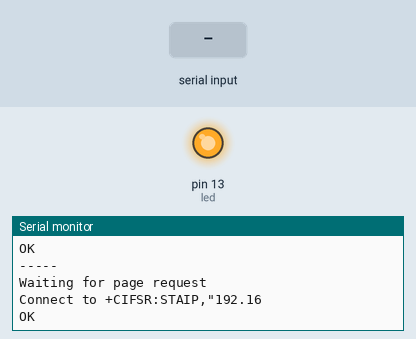
Recording of a sketch running on a simulated Arduino Uno, built with avr-gcc and run on an emulated ATmega328P. On the bench: output pins drawn as LEDs (lit = HIGH), the last lines printed to the serial monitor. Inputs (shaded band) come from the test bench. The modem accepts every AT command (registered, SIM ready, sends succeed) and sends nothing else.

Above: at 14.8 s.
14.9 s: "I\n" received over the second serial link
At 17.7 s:
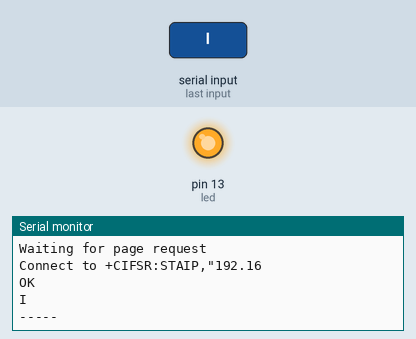
17.9 s: "P\n" received over the second serial link
At 20.7 s:
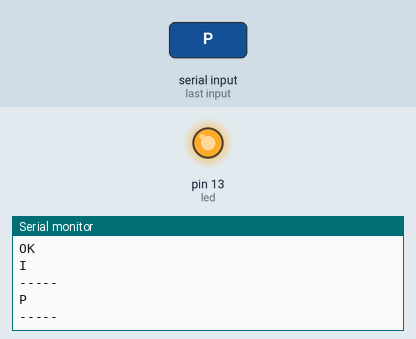
20.9 s: "D\n" received over the second serial link
At 23.5 s:
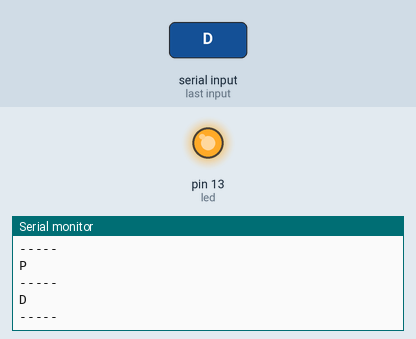

The sketch:

WifiWeatherStation.ino
```cpp
//
// FILE: WifiWeatherStation.ino
// AUTHOR: Kevin Silha
// VERSION: 0.1.00
// PURPOSE: DHT22 Weather Station communicating over ESP8266 webserver
// URL:
// HISTORY:
// 0.1.00 initial version
//
// Released to the public domain
//

#include <dht.h>
#include <AltSoftSerial.h>

dht DHT;
AltSoftSerial espSerial;

#define DHT22_PIN 5

const bool printReply = true;
const char line[] = "-----\n\r";
char html[50];
char command[20];
char TempString[5];
char reply[500];
char ipAddress [20];
int led = 13;

void setup() {
      Serial.begin(9600);
      Serial.println("Start\r\n\r\n");

      espSerial.begin(9600); // your ESP8266 module's baud rate might be different

      // reset the ESP8266
      Serial.println("reset the module");
      espSerial.print("AT+RST\r\n");
      getReply( 2000 );

      // configure as a station
      Serial.println("Change to station mode");
      espSerial.print("AT+CWMODE=1\r\n");
      getReply( 1500 );

      // connect to the network. Uses DHCP. ip will be assigned by the router.
      Serial.println("Connect to a network ");

     // Enter the SSID and password for your own network
      espSerial.print("AT+CWJAP=\"networkname\",\"password\"\r\n");
      getReply( 6000 );

      // get ip address
      Serial.println("Get the ip address assigned ny the router");
      espSerial.print("AT+CIFSR\r\n");
      getReply( 1000 );

      // parse ip address.
      int len = strlen( reply );
      bool done=false;
      bool error = false;
      int pos = 0;

      while (!done)
      {
           if ( reply[pos] == 10) { done = true;}
           pos++;
           if (pos > len) { done = true;  error = true;}
      }

      if (!error)
      {
            int buffpos = 0;
            done = false;
            while (!done)
            {
               if ( reply[pos] == 13 ) { done = true; }
               else { ipAddress[buffpos] = reply[pos];    buffpos++; pos++;   }
            }
            ipAddress[buffpos] = 0;
      }
      else { strcpy(ipAddress,"ERROR"); }

      // configure for multiple connections
      Serial.println("Set for multiple connections");
      espSerial.print("AT+CIPMUX=1\r\n");
      getReply( 1500 );

      // start server on port 80
      Serial.println("Start the server");
      espSerial.print("AT+CIPSERVER=1,80\r\n");
      getReply( 1500 );

      Serial.println("");

      Serial.println("Waiting for page request");
      Serial.print("Connect to "); Serial.println(ipAddress);
      Serial.println("");

      pinMode(led, OUTPUT);
      digitalWrite(led, HIGH);
}

void loop() {
    if(espSerial.available()) // check if the ESP8266 is sending data
      {
          // this is the +IPD reply - it is quite long.
          // normally you would not need to copy the whole message in to a variable you can copy up to "HOST" only
          // or you can just search the data character by character as you read the serial port.
          getReply( 2000 );

          bool foundIPD = false;

          for (int i=0; i<strlen(reply); i++)
          {
               if (  (reply[i]=='I') && (reply[i+1]=='P') && (reply[i+2]=='D')   ) { foundIPD = true;    }
          }

          if ( foundIPD  )
          {
              double temp = getReading('T') * 9/5 + 32;
              double humidity = getReading('H');

              // start sending the HTML
              strcpy(html,"<xml><data><temp>");
              strcpy(command,"AT+CIPSEND=0,17\r\n");
              espSerial.print(command);
              getReply( 2000 );
              espSerial.print(html);
              getReply( 2000 );

              strcpy(html,dtostrf(temp,5,1,TempString));
              strcpy(command,"AT+CIPSEND=0,5\r\n");
              espSerial.print(command);
              getReply( 2000 );
              espSerial.print(html);
              getReply( 2000 );

              strcpy(html,"</temp><humidity>");
              strcpy(command,"AT+CIPSEND=0,17\r\n");
              espSerial.print(command);
              getReply( 2000 );
              espSerial.print(html);
              getReply( 2000 );

              strcpy(html,dtostrf(humidity,5,1,TempString));
              strcpy(command,"AT+CIPSEND=0,5\r\n");
              espSerial.print(command);
              getReply( 2000 );
              espSerial.print(html);
              getReply( 2000 );

              strcpy(html,"</humidity></data>");
              strcpy(command,"AT+CIPSEND=0,18\r\n");
              espSerial.print(command);
              getReply( 2000 );
              espSerial.print(html);
              getReply( 2000 );

              // close the connection
              espSerial.print( "AT+CIPCLOSE=0\r\n" );
              getReply( 1500 );
          }
      }

      delay (100);

      // drop to here and wait for next request.
}

double getReading(char readingType)
{
    uint32_t start = micros();
    int chk = DHT.read22(DHT22_PIN);
    uint32_t stop = micros();

    if (readingType == 'H')
      return DHT.humidity;
    else if (readingType == 'T')
      return DHT.temperature;
}

void getReply(int wait)
{
    int tempPos = 0;
    long int time = millis();
    while( (time + wait) > millis())
    {
        while(espSerial.available())
        {
            char c = espSerial.read();
            if (tempPos < 500) { reply[tempPos] = c; tempPos++;   }
        }
        reply[tempPos] = 0;
    }

    if (printReply) { Serial.println( reply );  Serial.println(line);     }
}
```

Measured:
- after the input at 14.9 s, the serial monitor: prints a new line after 2.1 s (image 1)
- after the input at 17.9 s, the serial monitor: prints a new line after 2.1 s (image 2)
- after the input at 20.9 s, the serial monitor: prints a new line after 2.1 s (image 3)
